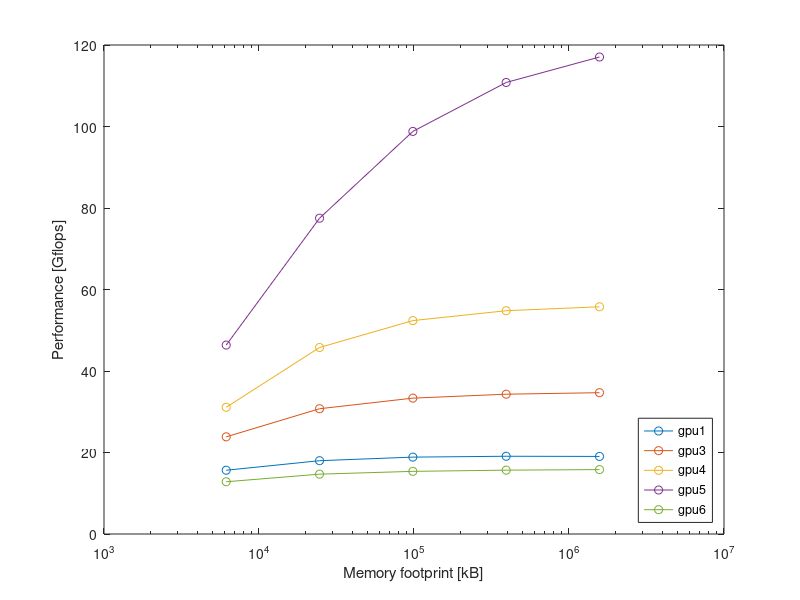

Write the MATLAB code that produced this figure.
clear; close all;
data = importdata('files/all_results.txt');

A = [zeros(size(data.rowheaders)) data.data];
C = unique(data.textdata);

for i = 1:length(data.textdata)
    A(i,1) = find(strcmp(C,data.textdata{i}));
end

I = false(length(A),length(C));
for i = 1:length(C)
    I(:,i) = A(:,1) == i;
end

A(:,3) = A(:,3)/1000;

% memory footprint vs flops
figure;
semilogx(A(I(:,2),2),A(I(:,2),3),'-o',A(I(:,3),2),A(I(:,3),3),'-o',A(I(:,4),2),A(I(:,4),3),'-o',A(I(:,5),2),A(I(:,5),3),'-o',A(I(:,6),2),A(I(:,6),3),'-o');
xlabel('Memory footprint [kB]'); ylabel('Performance [Gflops]');
legend(C{1}, C{3}, C{4}, C{5}, C{6},'Location','southeast');
print('MatrixMemVsFlops.png','-dpng')